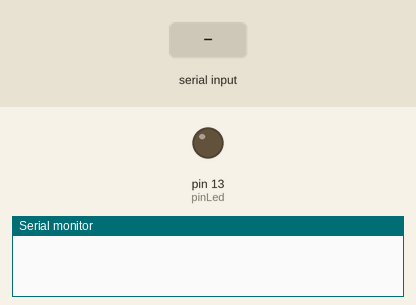
Bench run of a sketch on a simulated Arduino Uno, built with avr-gcc and run on an emulated ATmega328P. Parts: output pins drawn as LEDs (lit = HIGH), the last lines printed to the serial monitor. Inputs (shaded band) come from the test bench.

Above: at 1.2 s.
1.3 s: "on\n" received over Serial
At 2.5 s:
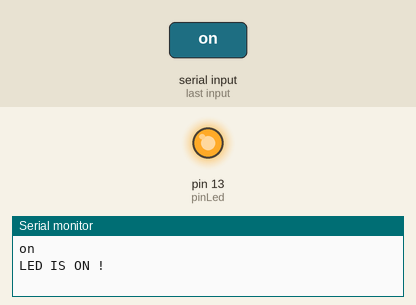
2.8 s: "off\n" received over Serial
At 3.9 s:
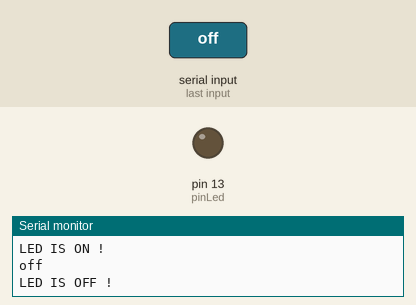
Timing chart, 0 to 5.8 s (numbered marks = the images above; inputs shaded):
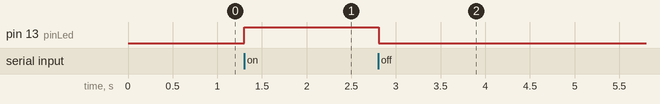

The sketch:

Code.ino
```cpp
const int pinLed = 13 ;
void setup() {
  // put your setup code here, to run once:
    Serial.begin(9600);
    pinMode(pinLed,OUTPUT);
    digitalWrite(pinLed, LOW);
}

void loop() {
  String data = "";

  if(Serial.available())
  {
    data = Serial.readStringUntil('\n');
    Serial.println(data);
  }
  if ( data == "on")
  {
    digitalWrite(pinLed, HIGH);
    data = "";
    Serial.println("LED IS ON !");
  }
  else if ( data == "off")
  {
    digitalWrite(pinLed, LOW);
    data = "";
    Serial.println("LED IS OFF !");

  }
  // put your main code here, to run repeatedly:
  delay(50);
}
```

Measured:
- after the input at 1.3 s, pin 13 (pinLed): LOW → HIGH at once
- after the input at 2.8 s, pin 13 (pinLed): HIGH → LOW at once
